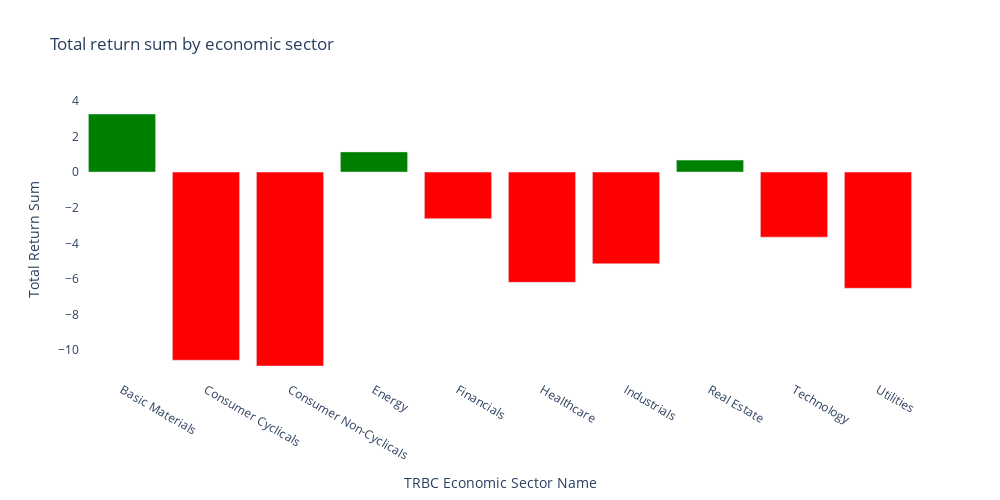

The notebook cell saved with this chart:
### Markdown cell above
#### Plot the total return by sector

### Code cell
categories = constituent_sectors_grouped.reset_index()['TRBC Economic Sector Name']
values = constituent_sectors_grouped['Total Return']
colors = ['green' if x > 0 else 'red' for x in values]

fig = go.Figure(data=[go.Bar(
    x=categories,
    y=values,
    marker_color=colors,
)])

fig.update_layout(title_text='Total return sum by economic sector',
                  xaxis_title="TRBC Economic Sector Name",
                  yaxis_title="Total Return Sum",
                  plot_bgcolor="white",
                  width=1000, height=500)

fig.show()

### Figure 1 — Plotly figure (JSON) as saved in the notebook; plotly's stock layout.template omitted (floating-point values rounded to 4 significant figures)
{"data": [{"marker": {"color": ["green", "red", "red", "green", "red", "red", "red", "green", "red", "red"]}, "type": "bar", "x": ["Basic Materials", "Consumer Cyclicals", "Consumer Non-Cyclicals", "Energy", "Financials", "Healthcare", "Industrials", "Real Estate", "Technology", "Utilities"], "y": [3.262, -10.57, -10.89, 1.135, -2.617, -6.19, -5.148, 0.6723, -3.654, -6.527]}], "layout": {"height": 500, "plot_bgcolor": "white", "title": {"text": "Total return sum by economic sector"}, "width": 1000, "xaxis": {"title": {"text": "TRBC Economic Sector Name"}}, "yaxis": {"title": {"text": "Total Return Sum"}}}}
